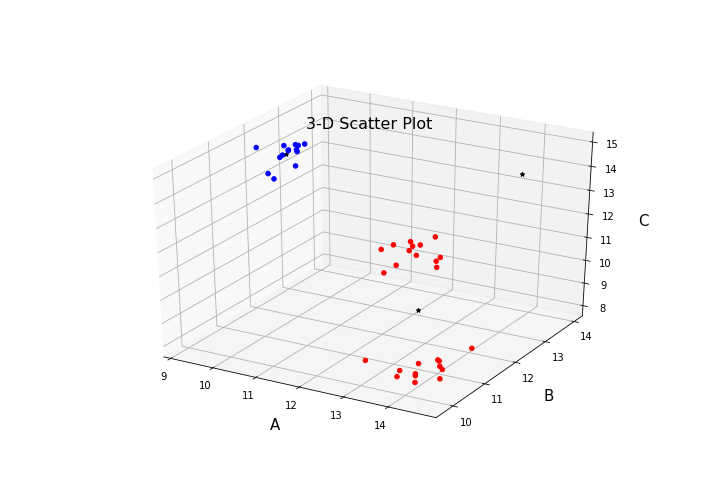
#> input picture Data Mining/Assignment 2/randomInit.png, 720 x 504 px, given in place of gray.png, which was not available
$ jupyter execute --allow-errors 'Assignment(4th-Feb).ipynb'
#> lines starting #> are read from the running program, lines starting #| are printed output that depends on the picture; after the words box and inside, x2 and y2 are one past the last pixel; in counts of white or black regions, pixels touching at a corner belong together; pictures that were not available may be replaced by others from this repository, and a replacement may not be noted
[cell 1]
from google.colab import files
from io import BytesIO
from PIL import Image

uploaded = files.upload()
#> the answer given: randomInit.png
#> (the rest of this cell did not finish here and is left out)

[cell 2]
import numpy as np
import cv2
from matplotlib import pyplot as plt

[cell 3]
from google.colab.patches import cv2_imshow
img = cv2.imread('gray.png',0)
#> img: shape (504, 720); min 0, max 255, mean 248.9
rows,cols = img.shape
#> rows = 504; cols = 720
print(rows, cols)
#| 504 720

plt.imshow(img,cmap="gray")
plt.show()

print(img[200:210,201:210])
#| [[248 248 248 248 248 248 248 231 194]
#|  [248 248 248 248 248 234 197 199 235]
#|  [248 248 248 237 201 195 232 248 248]
#|  [248 240 204 193 229 248 248 248 248]
#|  [208 191 226 247 248 248 248 248 248]
#|  [222 247 248 248 248 248 248 248 248]
#|  [248 248 248 248 248 248 248 248 248]
#|  [248 248 248 248 248 248 248 248 248]
#|  [248 248 248 248 248 248 248 248 248]
#|  [248 248 248 248 248 248 248 248 248]]

[cell 4]
#thresholding
plt.imshow(img)
plt.show()

threshVal=120
img1=np.zeros((img.shape))
print(img1.shape)
#| (504, 720)

img1[img>threshVal]=255

#img1[img1<=threshVal]=0

plt.subplot(1,3,1) #row,col,area
plt.imshow(img,cmap="gray")
plt.subplot(1,3,2)
plt.imshow(img1,cmap="gray")
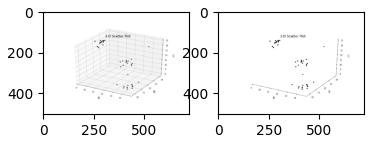
#> figure drawn by matplotlib, 2 panels

[cell 5]
img2=255-img1
plt.subplot(1,3,3)
plt.imshow(img2,cmap="gray")
plt.show()
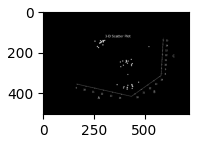
#> figure drawn by matplotlib, 1 panel

[cell 6]
x=np.array([10, 12, 34, 10, 40])
z=x>10
print(x[z])

[cell 7]
import cv2
import numpy as np
from matplotlib import pyplot as plt

img = cv2.imread('gray.png',0)
#127: threshold value
#255 : max threshold value
#thresh_binary : type of threshold
ret,thresh1 = cv2.threshold(img,127,255,cv2.THRESH_BINARY)
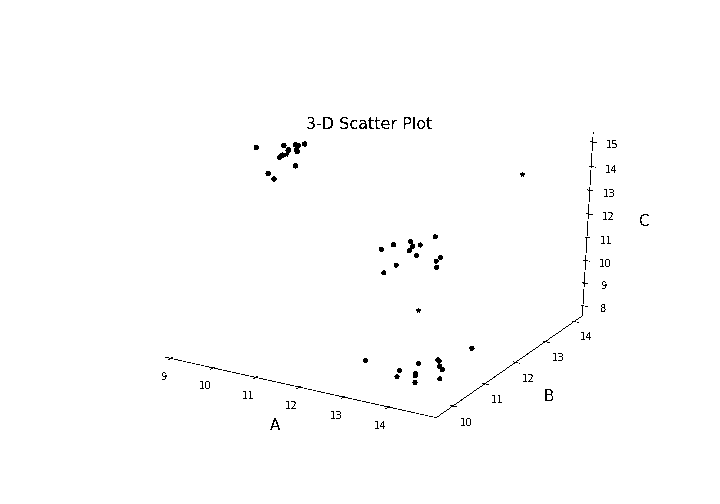
#> thresh1: shape (504, 720); 99.3% white; black in thin lines or dots, all inside (x1, y1, x2, y2) = (162, 117, 649, 430)
ret,thresh2 = cv2.threshold(img,127,255,cv2.THRESH_BINARY_INV)
ret,thresh3 = cv2.threshold(img,127,200,cv2.THRESH_TRUNC)
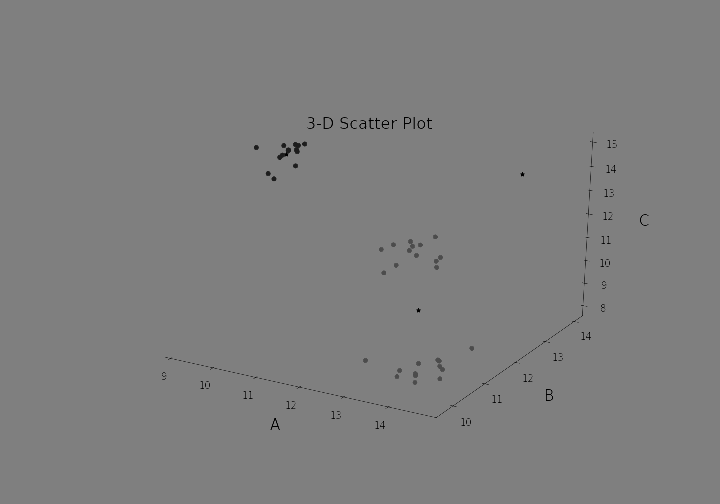
#> thresh3: shape (504, 720); min 0, max 127, mean 126.5
ret,thresh4 = cv2.threshold(img,127,255,cv2.THRESH_TOZERO)
ret,thresh5 = cv2.threshold(img,127,255,cv2.THRESH_TOZERO_INV)
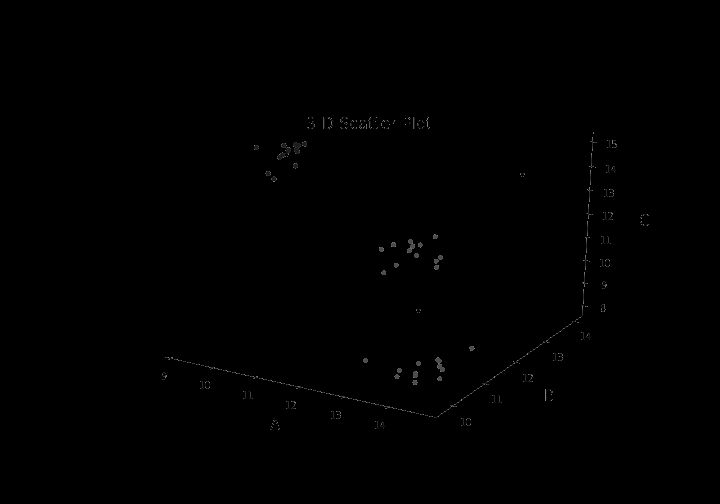
#> thresh5: shape (504, 720); min 0, max 127, mean 0.4
ret,thresh6 = cv2.threshold(img,127,255,cv2.CAP_PROP_CONTRAST)
#> ret = 161

titles = ['Original Image','BINARY','BINARY_INV','TRUNC','TOZERO','TOZERO_INV','CAP_PROP_CONTRAST']
images = [img, thresh1, thresh2, thresh3, thresh4, thresh5, thresh6]

for i in range(7):
    plt.subplot(3,3,i+1),plt.imshow(images[i],'gray')
    plt.title(titles[i])
    plt.xticks([]),plt.yticks([])

plt.show()
'''
print(img[0,:])
print(thresh1[0,:])
print(thresh3[0,:])
print(thresh4[0,:])
print(thresh5[0,:])
print(thresh6[0,:])
'''

[cell 8]
#histogram
img = cv2.imread('gray.png',0)
hist = cv2.calcHist([img],[0],None,[256],[0,256])
#> hist = 256 values, max 246876 at index 255, min 0 at index 17, mean 1417.5
plt.plot(hist)
plt.show()
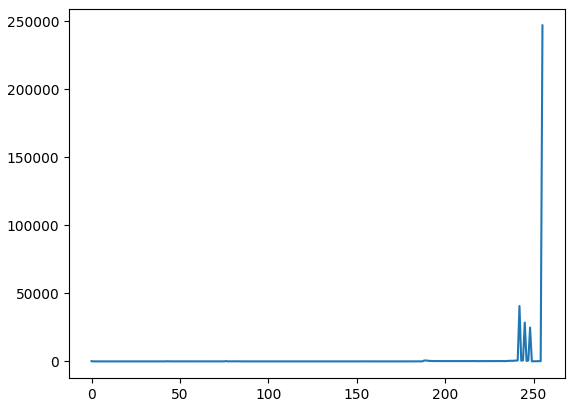
#> figure drawn by matplotlib, 1 panel; curve peaks at x = 255, y = 246876

plt.hist(img.ravel(),256,[0,256])
plt.show()
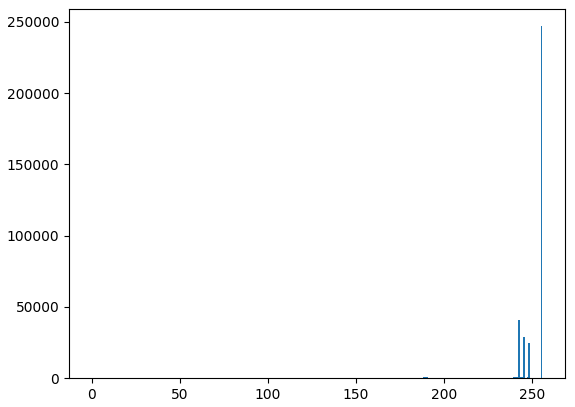
#> figure drawn by matplotlib, 1 panel; tallest bar 246876 high, from x = 255 to 256
